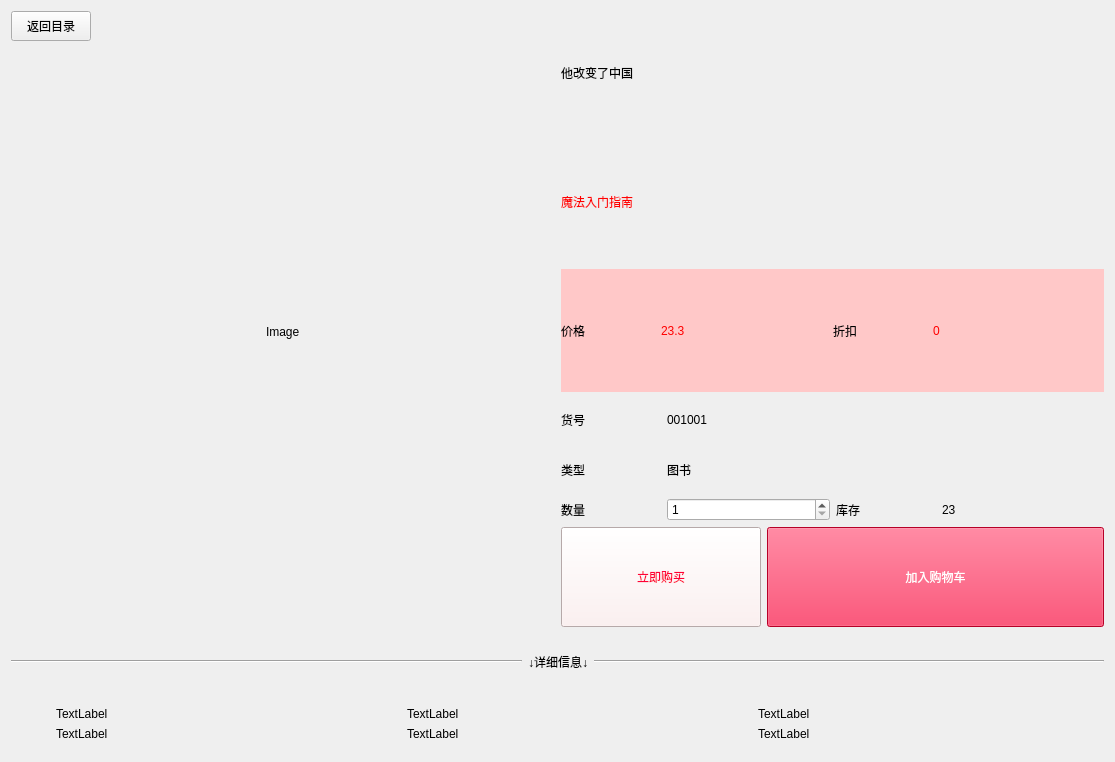
              <widget class="QWidget" name="scrollAreaWidgetProductSingle">
               <property name="geometry">
                <rect>
                 <x>0</x>
                 <y>-99</y>
                 <width>1115</width>
                 <height>762</height>
                </rect>
               </property>
               <layout class="QVBoxLayout" name="verticalLayout_20">
                <item>
                 <layout class="QHBoxLayout" name="horizontalLayout_30">
                  <item>
                   <layout class="QVBoxLayout" name="verticalLayout_11">
                    <property name="bottomMargin">
                     <number>10</number>
                    </property>
                    <item>
                     <layout class="QHBoxLayout" name="horizontalLayout_11">
                      <item>
                       <widget class="QPushButton" name="pushButtonCatBack">
                        <property name="minimumSize">
                         <size>
                          <width>0</width>
                          <height>30</height>
                         </size>
                        </property>
                        <property name="text">
                         <string>返回目录</string>
                        </property>
                        <property name="icon">
                         <iconset resource="res/res.qrc">
                          <normaloff>:/icons-light/backward.png</normaloff>:/icons-light/backward.png</iconset>
                        </property>
                        <property name="iconSize">
                         <size>
                          <width>50</width>
                          <height>50</height>
                         </size>
                        </property>
                       </widget>
                      </item>
                      <item>
                       <spacer name="horizontalSpacer_4">
                        <property name="orientation">
                         <enum>Qt::Horizontal</enum>
                        </property>
                        <property name="sizeType">
                         <enum>QSizePolicy::MinimumExpanding</enum>
                        </property>
                        <property name="sizeHint" stdset="0">
                         <size>
                          <width>10</width>
                          <height>20</height>
                         </size>
                        </property>
                       </spacer>
                      </item>
                     </layout>
                    </item>
                    <item>
                     <spacer name="verticalSpacer_6">
                      <property name="orientation">
                       <enum>Qt::Vertical</enum>
                      </property>
                      <property name="sizeHint" stdset="0">
                       <size>
                        <width>20</width>
                        <height>40</height>
                       </size>
                      </property>
                     </spacer>
                    </item>
                    <item>
                     <layout class="QHBoxLayout" name="horizontalLayout_12">
                      <property name="bottomMargin">
                       <number>0</number>
                      </property>
                      <item>
                       <spacer name="horizontalSpacer_5">
                        <property name="orientation">
                         <enum>Qt::Horizontal</enum>
                        </property>
                        <property name="sizeHint" stdset="0">
                         <size>
                          <width>40</width>
                          <height>20</height>
                         </size>
                        </property>
                       </spacer>
                      </item>
                      <item>
                       <widget class="QLabel" name="labelPImage">
                        <property name="sizePolicy">
                         <sizepolicy hsizetype="Maximum" vsizetype="Maximum">
                          <horstretch>0</horstretch>
                          <verstretch>0</verstretch>
                         </sizepolicy>
                        </property>
                        <property name="minimumSize">
                         <size>
                          <width>0</width>
                          <height>400</height>
                         </size>
                        </property>
                        <property name="maximumSize">
                         <size>
                          <width>400</width>
                          <height>400</height>
                         </size>
                        </property>
                        <property name="text">
                         <string>Image</string>
                        </property>
                       </widget>
                      </item>
                      <item>
                       <spacer name="horizontalSpacer_6">
                        <property name="orientation">
                         <enum>Qt::Horizontal</enum>
                        </property>
                        <property name="sizeHint" stdset="0">
                         <size>
                          <width>40</width>
                          <height>20</height>
                         </size>
                        </property>
                       </spacer>
                      </item>
                     </layout>
                    </item>
                    <item>
                     <spacer name="verticalSpacer_5">
                      <property name="orientation">
                       <enum>Qt::Vertical</enum>
                      </property>
                      <property name="sizeHint" stdset="0">
                       <size>
                        <width>20</width>
                        <height>40</height>
                       </size>
                      </property>
                     </spacer>
                    </item>
                   </layout>
                  </item>
                  <item>
                   <layout class="QVBoxLayout" name="verticalLayout_10">
                    <property name="sizeConstraint">
                     <enum>QLayout::SetDefaultConstraint</enum>
                    </property>
                    <item>
                     <widget class="QLabel" name="labelPName">
                      <property name="styleSheet">
                       <string notr="true">font: 75 20pt &quot;XHei&quot;;</string>
                      </property>
                      <property name="text">
                       <string>他改变了中国</string>
                      </property>
                      <property name="wordWrap">
                       <bool>true</bool>
                      </property>
                     </widget>
                    </item>
                    <item>
                     <widget class="QLabel" name="labelPDescription">
                      <property name="styleSheet">
                       <string notr="true">font: 18pt &quot;XHei&quot;;
color: red</string>
                      </property>
                      <property name="text">
                       <string>魔法入门指南</string>
                      </property>
                      <property name="wordWrap">
                       <bool>true</bool>
                      </property>
                     </widget>
                    </item>
                    <item>
                     <layout class="QGridLayout" name="gridLayout_4">
                      <property name="spacing">
                       <number>0</number>
                      </property>
                      <item row="1" column="1">
                       <widget class="QLabel" name="labelPPrice">
                        <property name="styleSheet">
                         <string notr="true">background-color: rgb(255, 200, 200);
color: red;
font: 75 20pt &quot;XHei&quot;;</string>
                        </property>
                        <property name="text">
                         <string>23.3</string>
                        </property>
                       </widget>
                      </item>
                      <item row="1" column="0">
                       <widget class="QLabel" name="labelPPriceText">
                        <property name="minimumSize">
                         <size>
                          <width>0</width>
                          <height>100</height>
                         </size>
                        </property>
                        <property name="maximumSize">
                         <size>
                          <width>100</width>
                          <height>16777215</height>
                         </size>
                        </property>
                        <property name="styleSheet">
                         <string notr="true">background-color: rgb(255, 200, 200);
color:black;</string>
                        </property>
                        <property name="text">
                         <string>价格</string>
                        </property>
                        <property name="alignment">
                         <set>Qt::AlignLeading|Qt::AlignLeft|Qt::AlignVCenter</set>
                        </property>
                       </widget>
                      </item>
                      <item row="1" column="2">
                       <widget class="QLabel" name="labelPDiscountText">
                        <property name="maximumSize">
                         <size>
                          <width>100</width>
                          <height>16777215</height>
                         </size>
                        </property>
                        <property name="styleSheet">
                         <string notr="true">background-color: rgb(255, 200, 200);
color:black;</string>
                        </property>
                        <property name="text">
                         <string>折扣</string>
                        </property>
                        <property name="alignment">
                         <set>Qt::AlignLeading|Qt::AlignLeft|Qt::AlignVCenter</set>
                        </property>
                       </widget>
                      </item>
                      <item row="1" column="3">
                       <widget class="QLabel" name="labelPDiscount">
                        <property name="styleSheet">
                         <string notr="true">background-color: rgb(255, 200, 200);
font: 75 20pt &quot;XHei&quot;;
color: red;</string>
                        </property>
                        <property name="text">
                         <string>0</string>
                        </property>
                       </widget>
                      </item>
                     </layout>
                    </item>
                    <item>
                     <layout class="QGridLayout" name="gridLayout_2">
                      <item row="6" column="3">
                       <widget class="QLabel" name="labelPStock">
                        <property name="text">
                         <string>23</string>
                        </property>
                       </widget>
                      </item>
                      <item row="6" column="1">
                       <widget class="QSpinBox" name="spinBoxPNumber">
                        <property name="minimum">
                         <number>1</number>
                        </property>
                        <property name="value">
                         <number>1</number>
                        </property>
                       </widget>
                      </item>
                      <item row="6" column="2">
                       <widget class="QLabel" name="labelPStockText">
                        <property name="maximumSize">
                         <size>
                          <width>100</width>
                          <height>16777215</height>
                         </size>
                        </property>
                        <property name="text">
                         <string>库存</string>
                        </property>
                        <property name="alignment">
                         <set>Qt::AlignLeading|Qt::AlignLeft|Qt::AlignVCenter</set>
                        </property>
                       </widget>
                      </item>
                      <item row="6" column="0">
                       <widget class="QLabel" name="labelPNumberText">
                        <property name="text">
                         <string>数量</string>
                        </property>
                        <property name="alignment">
                         <set>Qt::AlignLeading|Qt::AlignLeft|Qt::AlignVCenter</set>
                        </property>
                       </widget>
                      </item>
                      <item row="0" column="0">
                       <widget class="QLabel" name="labelPIDText">
                        <property name="maximumSize">
                         <size>
                          <width>100</width>
                          <height>16777215</height>
                         </size>
                        </property>
                        <property name="frameShape">
                         <enum>QFrame::NoFrame</enum>
                        </property>
                        <property name="text">
                         <string>货号</string>
                        </property>
                        <property name="alignment">
                         <set>Qt::AlignLeading|Qt::AlignLeft|Qt::AlignVCenter</set>
                        </property>
                       </widget>
                      </item>
                      <item row="0" column="1">
                       <widget class="QLabel" name="labelPID">
                        <property name="text">
                         <string>001001</string>
                        </property>
                       </widget>
                      </item>
                      <item row="1" column="0">
                       <widget class="QLabel" name="labelPTypeText">
                        <property name="maximumSize">
                         <size>
                          <width>100</width>
                          <height>16777215</height>
                         </size>
                        </property>
                        <property name="text">
                         <string>类型</string>
                        </property>
                        <property name="alignment">
                         <set>Qt::AlignLeading|Qt::AlignLeft|Qt::AlignVCenter</set>
                        </property>
                       </widget>
                      </item>
                      <item row="1" column="1">
                       <widget class="QLabel" name="labelPType">
                        <property name="text">
                         <string>图书</string>
                        </property>
                       </widget>
                      </item>
                     </layout>
                    </item>
                    <item>
                     <layout class="QHBoxLayout" name="horizontalLayout_5">
                      <item>
                       <widget class="QPushButton" name="pushButtonPBuyNow">
                        <property name="sizePolicy">
                         <sizepolicy hsizetype="Expanding" vsizetype="Maximum">
                          <horstretch>0</horstretch>
                          <verstretch>0</verstretch>
                         </sizepolicy>
                        </property>
                        <property name="minimumSize">
                         <size>
                          <width>200</width>
                          <height>100</height>
                         </size>
                        </property>
                        <property name="maximumSize">
                         <size>
                          <width>200</width>
                          <height>100</height>
                         </size>
                        </property>
                        <property name="styleSheet">
                         <string notr="true">border-color: rgb(170, 0, 0);
background-color: rgb(255, 237, 237);
color:rgb(255,0,54);
</string>
                        </property>
                        <property name="text">
                         <string>立即购买</string>
                        </property>
                        <property name="icon">
                         <iconset resource="res/res.qrc">
                          <normaloff>:/icons-shop/147250.png</normaloff>:/icons-shop/147250.png</iconset>
                        </property>
                        <property name="iconSize">
                         <size>
                          <width>25</width>
                          <height>25</height>
                         </size>
                        </property>
                       </widget>
                      </item>
                      <item>
                       <widget class="QPushButton" name="pushButtonPAddToCart">
                        <property name="sizePolicy">
                         <sizepolicy hsizetype="Expanding" vsizetype="Maximum">
                          <horstretch>0</horstretch>
                          <verstretch>0</verstretch>
                         </sizepolicy>
                        </property>
                        <property name="minimumSize">
                         <size>
                          <width>200</width>
                          <height>100</height>
                         </size>
                        </property>
                        <property name="maximumSize">
                         <size>
                          <width>999</width>
                          <height>100</height>
                         </size>
                        </property>
                        <property name="styleSheet">
                         <string notr="true">background-color: rgb(255, 0, 54);
color:white;</string>
                        </property>
                        <property name="text">
                         <string>加入购物车</string>
                        </property>
                        <property name="icon">
                         <iconset resource="res/res.qrc">
                          <normaloff>:/icons-light/shopping_cart.png</normaloff>:/icons-light/shopping_cart.png</iconset>
                        </property>
                        <property name="iconSize">
                         <size>
                          <width>25</width>
                          <height>25</height>
                         </size>
                        </property>
                       </widget>
                      </item>
                     </layout>
                    </item>
                   </layout>
                  </item>
                 </layout>
                </item>
                <item>
                 <layout class="QHBoxLayout" name="horizontalLayout_14">
                  <property name="topMargin">
                   <number>20</number>
                  </property>
                  <property name="bottomMargin">
                   <number>20</number>
                  </property>
                  <item>
                   <widget class="Line" name="linePSD1">
                    <property name="sizePolicy">
                     <sizepolicy hsizetype="Expanding" vsizetype="Fixed">
                      <horstretch>0</horstretch>
                      <verstretch>0</verstretch>
                     </sizepolicy>
                    </property>
                    <property name="orientation">
                     <enum>Qt::Horizontal</enum>
                    </property>
                   </widget>
                  </item>
                  <item>
                   <widget class="QLabel" name="labelProductSingleDetailsText">
                    <property name="text">
                     <string>↓详细信息↓</string>
                    </property>
                   </widget>
                  </item>
                  <item>
                   <widget class="Line" name="linePSD2">
                    <property name="sizePolicy">
                     <sizepolicy hsizetype="Expanding" vsizetype="Fixed">
                      <horstretch>0</horstretch>
                      <verstretch>0</verstretch>
                     </sizepolicy>
                    </property>
                    <property name="orientation">
                     <enum>Qt::Horizontal</enum>
                    </property>
                   </widget>
                  </item>
                 </layout>
                </item>
                <item>
                 <layout class="QGridLayout" name="gridLayoutProductDetails">
                  <property name="sizeConstraint">
                   <enum>QLayout::SetMaximumSize</enum>
                  </property>
                  <property name="topMargin">
                   <number>10</number>
                  </property>
                  <property name="bottomMargin">
                   <number>10</number>
                  </property>
                  <item row="0" column="1">
                   <widget class="QLabel" name="labelPD01">
                    <property name="maximumSize">
                     <size>
                      <width>300</width>
                      <height>50</height>
                     </size>
                    </property>
                    <property name="text">
                     <string>TextLabel</string>
                    </property>
                    <property name="wordWrap">
                     <bool>true</bool>
                    </property>
                   </widget>
                  </item>
                  <item row="0" column="0">
                   <widget class="QLabel" name="labelPD00">
                    <property name="maximumSize">
                     <size>
                      <width>300</width>
                      <height>50</height>
                     </size>
                    </property>
                    <property name="text">
                     <string>TextLabel</string>
                    </property>
                    <property name="wordWrap">
                     <bool>true</bool>
                    </property>
                   </widget>
                  </item>
                  <item row="1" column="0">
                   <widget class="QLabel" name="labelPD10">
                    <property name="maximumSize">
                     <size>
                      <width>300</width>
                      <height>50</height>
                     </size>
                    </property>
                    <property name="text">
                     <string>TextLabel</string>
                    </property>
                    <property name="wordWrap">
                     <bool>true</bool>
                    </property>
                   </widget>
                  </item>
                  <item row="0" column="2">
                   <widget class="QLabel" name="labelPD02">
                    <property name="maximumSize">
                     <size>
                      <width>300</width>
                      <height>50</height>
                     </size>
                    </property>
                    <property name="text">
                     <string>TextLabel</string>
                    </property>
                    <property name="wordWrap">
                     <bool>true</bool>
                    </property>
                   </widget>
                  </item>
                  <item row="1" column="1">
                   <widget class="QLabel" name="labelPD11">
                    <property name="maximumSize">
                     <size>
                      <width>300</width>
                      <height>50</height>
                     </size>
                    </property>
                    <property name="text">
                     <string>TextLabel</string>
                    </property>
                    <property name="wordWrap">
                     <bool>true</bool>
                    </property>
                   </widget>
                  </item>
                  <item row="1" column="2">
                   <widget class="QLabel" name="labelPD12">
                    <property name="maximumSize">
                     <size>
                      <width>300</width>
                      <height>50</height>
                     </size>
                    </property>
                    <property name="text">
                     <string>TextLabel</string>
                    </property>
                    <property name="wordWrap">
                     <bool>true</bool>
                    </property>
                   </widget>
                  </item>
                 </layout>
                </item>
               </layout>
              </widget>
